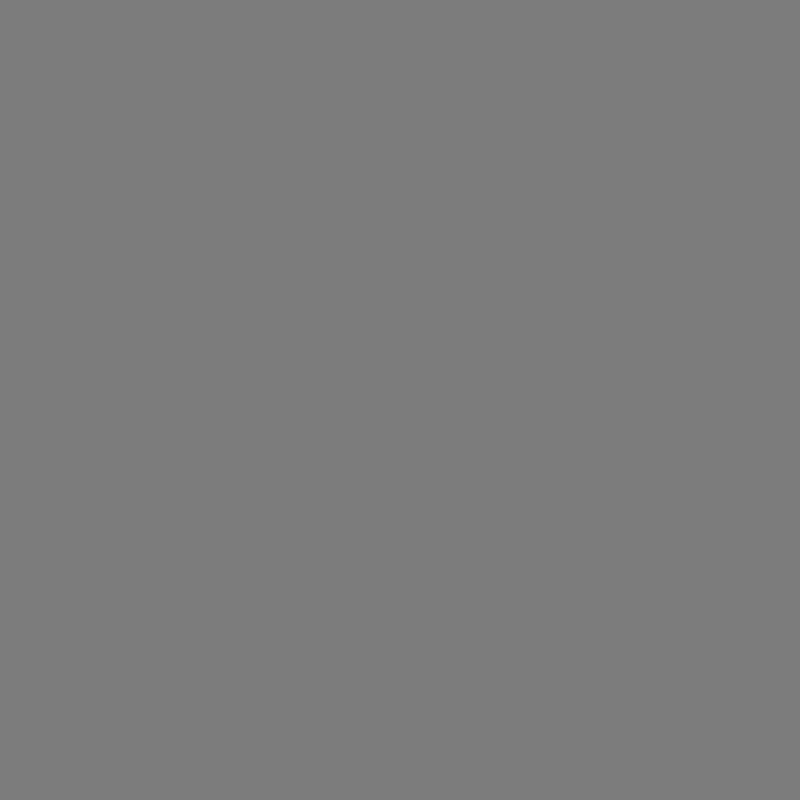
Frame 1 (no input)
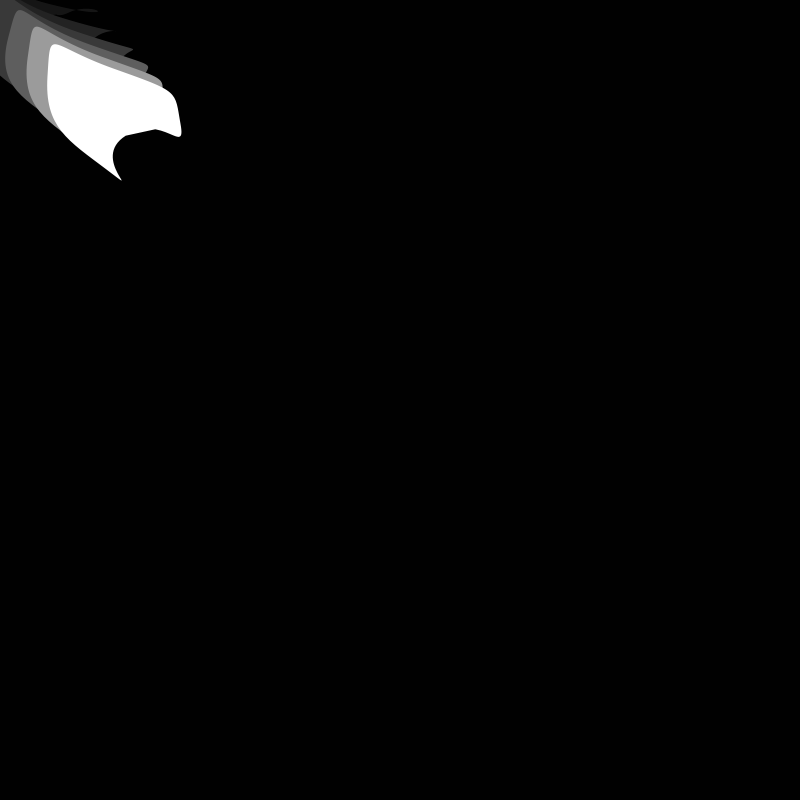
Frame 60 (the mouse pressed at the canvas centre just before this capture)
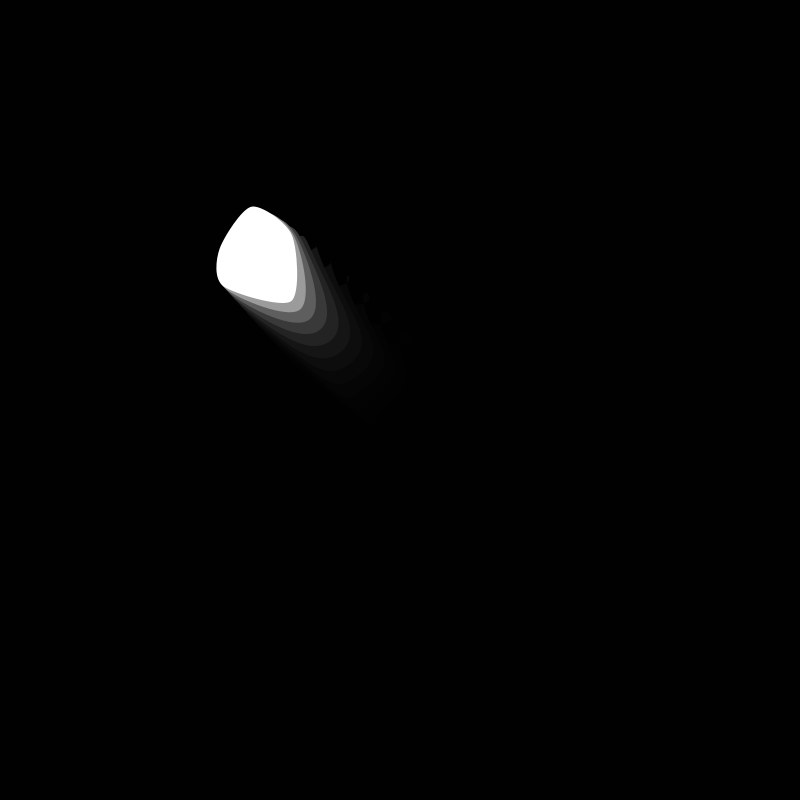
Frame 120 (the mouse held since frame 60 and released just before this capture)

The Processing sketch that drew these frames (run headless with seeded random() and noise(); from frame 60 on, the mouse is pressed at the canvas centre):

// Processing sketch: processing_135482
// ── processing_135482.pde

// center point

float centerX = 0, centerY = 0;



float radius = 45, rotAngle = -90;

float accelX, accelY;

float springing = .0085, damping = .98;



//corner nodes

int nodes = 5;

float nodeStartX[] = new float[nodes];

float nodeStartY[] = new float[nodes];

float[]nodeX = new float[nodes];

float[]nodeY = new float[nodes];

float[]angle = new float[nodes];

float[]frequency = new float[nodes];



// soft-body dynamics

float organicConstant = 1;



void setup() {

  size(800, 800);

  //center shape in window

  centerX = width/2;

  centerY = height/2;

  // iniitalize frequencies for corner nodes

  for (int i=0; i<nodes; i++){

    frequency[i] = random(5, 12);

  }

  noStroke();

  smooth();

  frameRate(30);

}



void draw() {

  //fade background

  fill(0, 100);

  rect(0,0,width, height);

  drawShape();

  moveShape();

}



void drawShape() {

  //  calculate node  starting locations

  for (int i=0; i<nodes; i++){

    nodeStartX[i] = centerX+cos(radians(rotAngle))*radius;

    nodeStartY[i] = centerY+sin(radians(rotAngle))*radius;

    rotAngle += 360.0/nodes;

  }



  // draw polygon

  curveTightness(organicConstant);

  fill(255);

  beginShape();

  for (int i=0; i<nodes; i++){

    curveVertex(nodeX[i], nodeY[i]);

  }

  for (int i=0; i<nodes-1; i++){

    curveVertex(nodeX[i], nodeY[i]);

  }

  endShape(CLOSE);

}



void moveShape() {

  //move center point

  float deltaX = mouseX-centerX;

  float deltaY = mouseY-centerY;



  // create springing effect

  deltaX *= springing;

  deltaY *= springing;

  accelX += deltaX;

  accelY += deltaY;



  // move predator's center

  centerX += accelX;

  centerY += accelY;



  // slow down springing

  accelX *= damping;

  accelY *= damping;



  // change curve tightness

  organicConstant = 1-((abs(accelX)+abs(accelY))*.1);



  //move nodes

  for (int i=0; i<nodes; i++){

    nodeX[i] = nodeStartX[i]+sin(radians(angle[i]))*(accelX*2);

    nodeY[i] = nodeStartY[i]+sin(radians(angle[i]))*(accelY*2);

    angle[i]+=frequency[i];

  }

}
